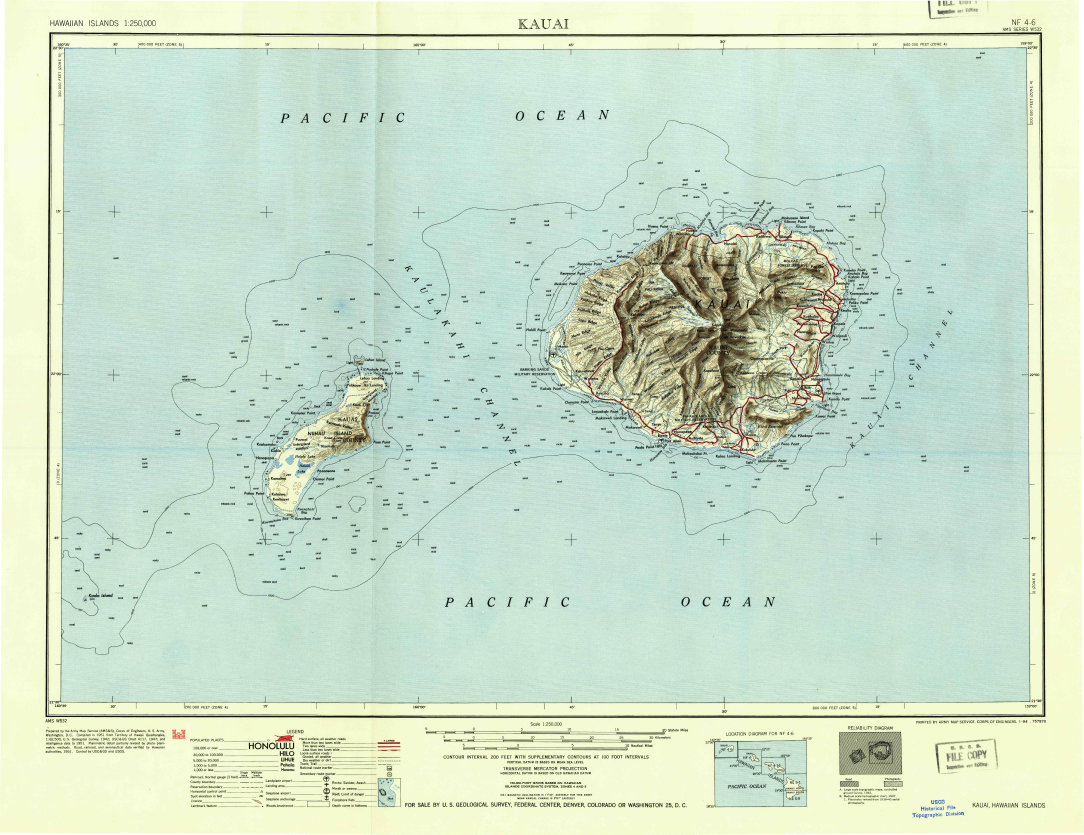
#> input picture assets/map.jpg, 4333 x 3337 px (shown at 1/4 size)
$ python -i terrain.py   (imports and definitions only)
#> lines starting #> are read from the running program, lines starting #| are printed output that depends on the picture
"""
Terrain processing - GeoTIFF extraction and heightmap generation
"""

import io
import base64
import numpy as np
from PIL import Image, ImageFilter
from pathlib import Path

# Try rasterio, fall back gracefully
try:
    import rasterio
    from rasterio.warp import transform_bounds
    HAS_RASTERIO = True
except ImportError:
    HAS_RASTERIO = False
    print("Warning: rasterio not installed. GeoTIFF georeferencing disabled.")


# [103 lines left out: functions extract_geotiff_data, extract_from_image, not called in this run]


def process_heightmap(file_path: str, target_size: int = 512) -> str:
    """
    Process a heightmap image (e.g., from Gemini) for use in Three.js.
    Returns base64 PNG.
    """
#> called with file_path = '../assets/map.jpg', target_size = 512
    img = Image.open(file_path).convert('L')  # Grayscale
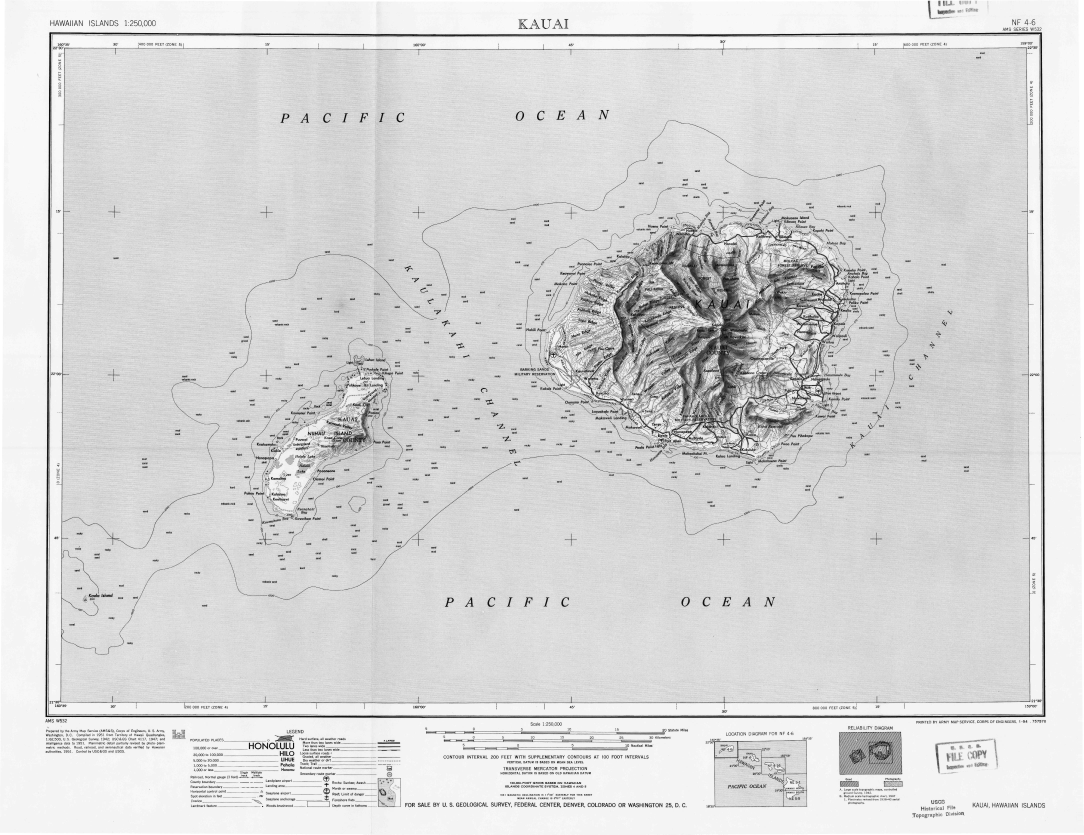
#> img: PIL image 4333x3337 L (shown at 1/4 size); min 0, max 255, mean 215.3

    # Apply slight blur to smooth
    img = img.filter(ImageFilter.GaussianBlur(radius=1))

    # Make square (required for displacement mapping)
    w, h = img.size
#> w = 4333; h = 3337
    max_dim = max(w, h)
#> max_dim = 4333
    square = Image.new('L', (max_dim, max_dim), 0)
#> square: PIL image 4333x4333 L; every value is 0
    offset = ((max_dim - w) // 2, (max_dim - h) // 2)
#> offset = (0, 498)
    square.paste(img, offset)
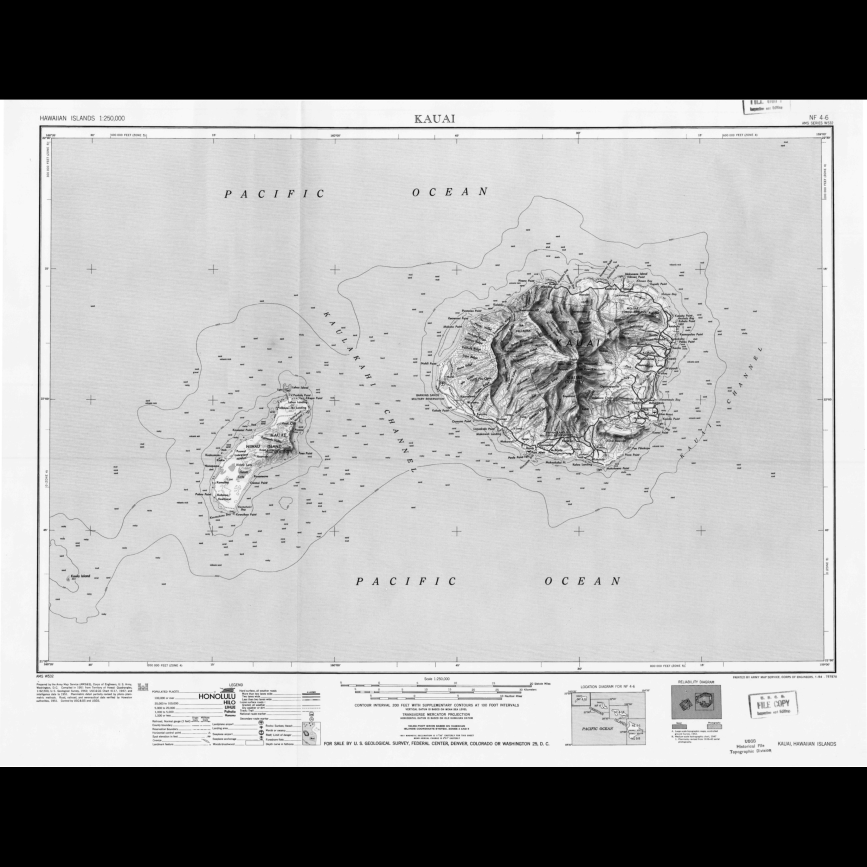
#> square: PIL image 4333x4333 L (shown at 1/5 size); min 0, max 255, mean 165.5

    # Resize to target
    final = square.resize((target_size, target_size), Image.LANCZOS)
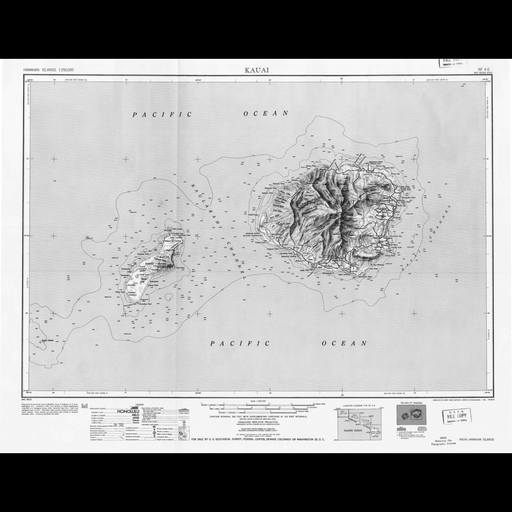
#> final: PIL image 512x512 L; min 0, max 255, mean 165.6

    # Encode as base64 PNG
    buffer = io.BytesIO()
    final.save(buffer, 'PNG')
    buffer.seek(0)

    return base64.b64encode(buffer.read()).decode('utf-8')

>>> result = process_heightmap('../assets/map.jpg')
